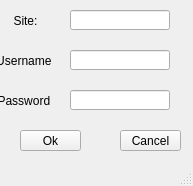
<?xml version="1.0" encoding="UTF-8"?>
<ui version="4.0">
 <class>MainWindow</class>
 <widget class="QMainWindow" name="MainWindow">
  <property name="enabled">
   <bool>true</bool>
  </property>
  <property name="geometry">
   <rect>
    <x>0</x>
    <y>0</y>
    <width>193</width>
    <height>186</height>
   </rect>
  </property>
  <property name="windowTitle">
   <string>MainWindow</string>
  </property>
  <property name="inputMethodHints">
   <set>Qt::ImhNone</set>
  </property>
  <widget class="QWidget" name="centralwidget">
   <widget class="QLineEdit" name="siteBox">
    <property name="geometry">
     <rect>
      <x>70</x>
      <y>10</y>
      <width>100</width>
      <height>20</height>
     </rect>
    </property>
   </widget>
   <widget class="QLineEdit" name="usrBox">
    <property name="geometry">
     <rect>
      <x>70</x>
      <y>50</y>
      <width>100</width>
      <height>20</height>
     </rect>
    </property>
    <property name="inputMethodHints">
     <set>Qt::ImhNone</set>
    </property>
    <property name="echoMode">
     <enum>QLineEdit::Normal</enum>
    </property>
   </widget>
   <widget class="QPushButton" name="okBut">
    <property name="geometry">
     <rect>
      <x>20</x>
      <y>130</y>
      <width>61</width>
      <height>21</height>
     </rect>
    </property>
    <property name="text">
     <string>Ok</string>
    </property>
   </widget>
   <widget class="QPushButton" name="cancelBut">
    <property name="geometry">
     <rect>
      <x>120</x>
      <y>130</y>
      <width>61</width>
      <height>21</height>
     </rect>
    </property>
    <property name="text">
     <string>Cancel</string>
    </property>
   </widget>
   <widget class="QLabel" name="siteLabel">
    <property name="geometry">
     <rect>
      <x>0</x>
      <y>0</y>
      <width>51</width>
      <height>41</height>
     </rect>
    </property>
    <property name="text">
     <string>Site:</string>
    </property>
    <property name="alignment">
     <set>Qt::AlignCenter</set>
    </property>
   </widget>
   <widget class="QLabel" name="userLabel">
    <property name="geometry">
     <rect>
      <x>0</x>
      <y>40</y>
      <width>51</width>
      <height>41</height>
     </rect>
    </property>
    <property name="text">
     <string>Username:</string>
    </property>
    <property name="alignment">
     <set>Qt::AlignCenter</set>
    </property>
   </widget>
   <widget class="QLabel" name="passLabel">
    <property name="geometry">
     <rect>
      <x>0</x>
      <y>80</y>
      <width>51</width>
      <height>41</height>
     </rect>
    </property>
    <property name="text">
     <string>Password:</string>
    </property>
    <property name="alignment">
     <set>Qt::AlignCenter</set>
    </property>
   </widget>
   <widget class="QLineEdit" name="passBox">
    <property name="geometry">
     <rect>
      <x>70</x>
      <y>90</y>
      <width>100</width>
      <height>20</height>
     </rect>
    </property>
    <property name="echoMode">
     <enum>QLineEdit::Password</enum>
    </property>
   </widget>
  </widget>
  <widget class="QMenuBar" name="menubar">
   <property name="geometry">
    <rect>
     <x>0</x>
     <y>0</y>
     <width>193</width>
     <height>18</height>
    </rect>
   </property>
  </widget>
  <widget class="QStatusBar" name="statusbar"/>
 </widget>
 <resources/>
 <connections/>
</ui>
